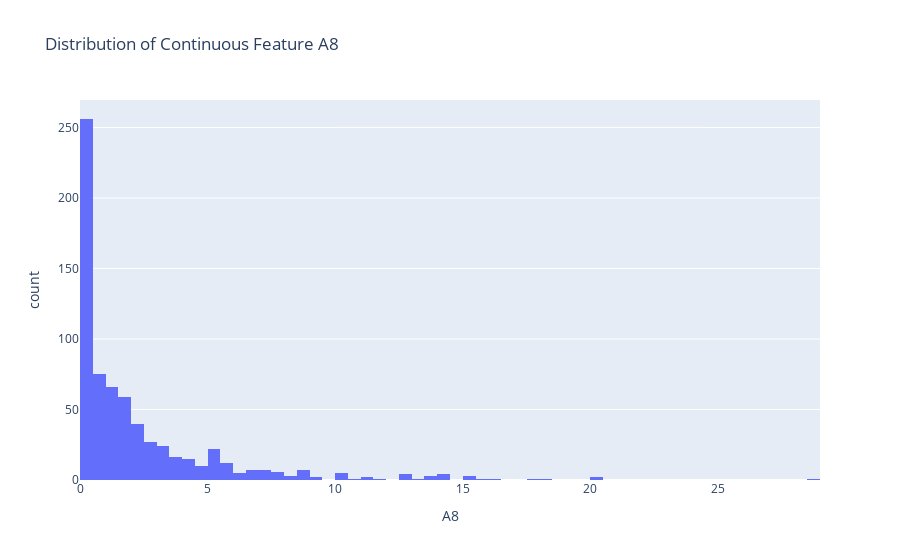
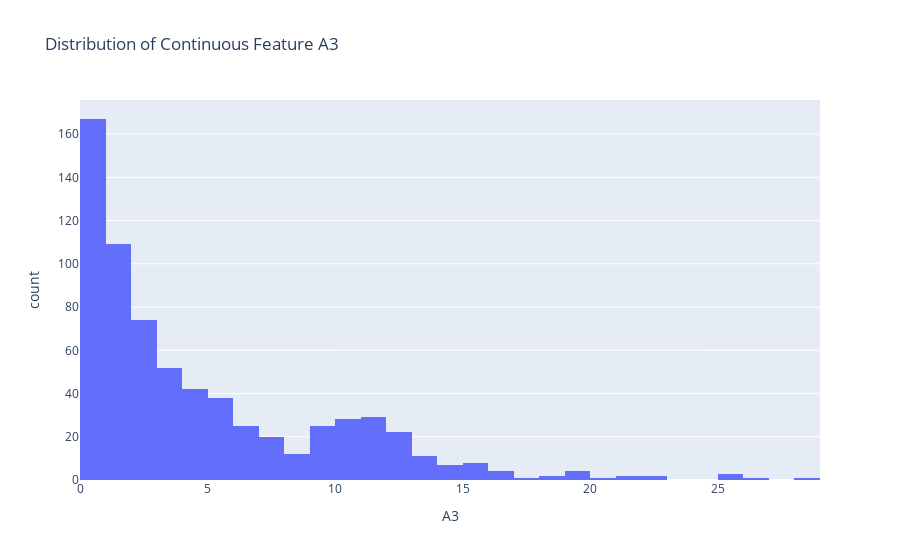

These figures' notebook cell, in order:
### Code cell
fig = px.histogram(X, x="A8", title="Distribution of Continuous Feature A8")
fig.show()

fig = px.histogram(X, x="A3", title="Distribution of Continuous Feature A3")
fig.show()

### Figure 1 — Plotly figure (JSON) as saved in the notebook; plotly's stock layout.template omitted (floating-point values rounded to 4 significant figures; data arrays with more than 128 entries replaced by an {"elided": "..."} marker saying what was removed)
{"data": [{"alignmentgroup": "True", "bingroup": "x", "hovertemplate": "A8=%{x}<br>count=%{y}<extra></extra>", "legendgroup": "", "marker": {"color": "#636efa", "pattern": {"shape": ""}}, "name": "", "offsetgroup": "", "orientation": "v", "showlegend": false, "type": "histogram", "x": {"elided": "690 float values"}, "xaxis": "x", "yaxis": "y"}], "layout": {"barmode": "relative", "legend": {"tracegroupgap": 0}, "title": {"text": "Distribution of Continuous Feature A8"}, "xaxis": {"anchor": "y", "domain": [0, 1], "title": {"text": "A8"}}, "yaxis": {"anchor": "x", "domain": [0, 1], "title": {"text": "count"}}}}

### Figure 2 — Plotly figure (JSON) as saved in the notebook; plotly's stock layout.template omitted (floating-point values rounded to 4 significant figures; data arrays with more than 128 entries replaced by an {"elided": "..."} marker saying what was removed)
{"data": [{"alignmentgroup": "True", "bingroup": "x", "hovertemplate": "A3=%{x}<br>count=%{y}<extra></extra>", "legendgroup": "", "marker": {"color": "#636efa", "pattern": {"shape": ""}}, "name": "", "offsetgroup": "", "orientation": "v", "showlegend": false, "type": "histogram", "x": {"elided": "690 float values"}, "xaxis": "x", "yaxis": "y"}], "layout": {"barmode": "relative", "legend": {"tracegroupgap": 0}, "title": {"text": "Distribution of Continuous Feature A3"}, "xaxis": {"anchor": "y", "domain": [0, 1], "title": {"text": "A3"}}, "yaxis": {"anchor": "x", "domain": [0, 1], "title": {"text": "count"}}}}
